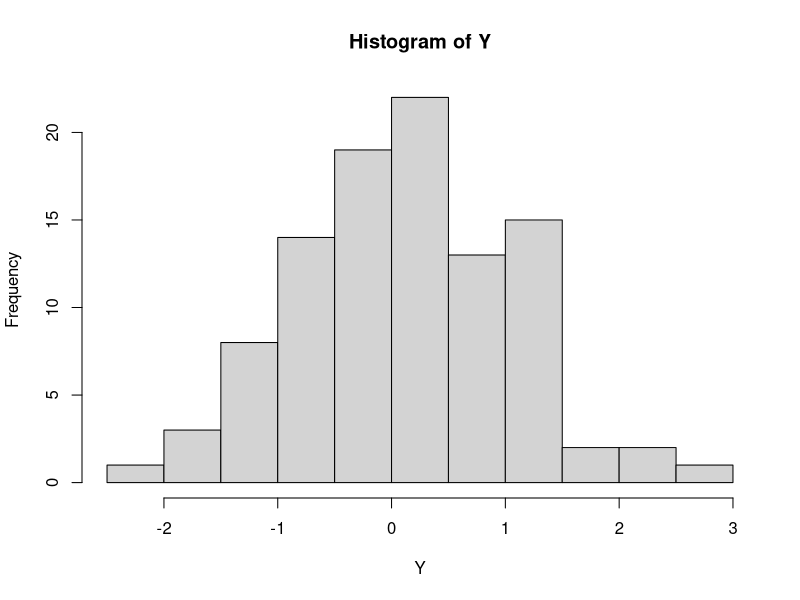
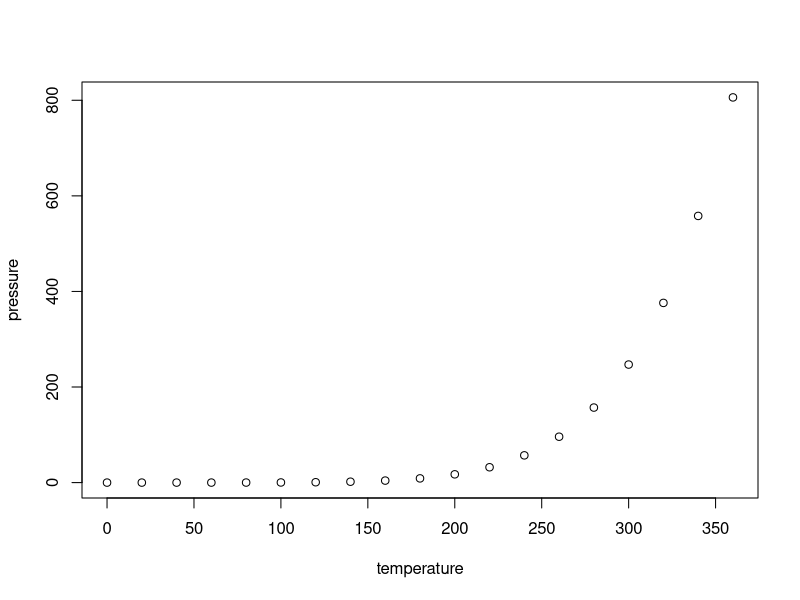

Source code (R) for these figures, in order:
## ---- chunk 1
Y<- rnorm( 100)
hist( Y)
## ---- chunk 2
summary(cars)
## ---- chunk 3
plot(pressure)
